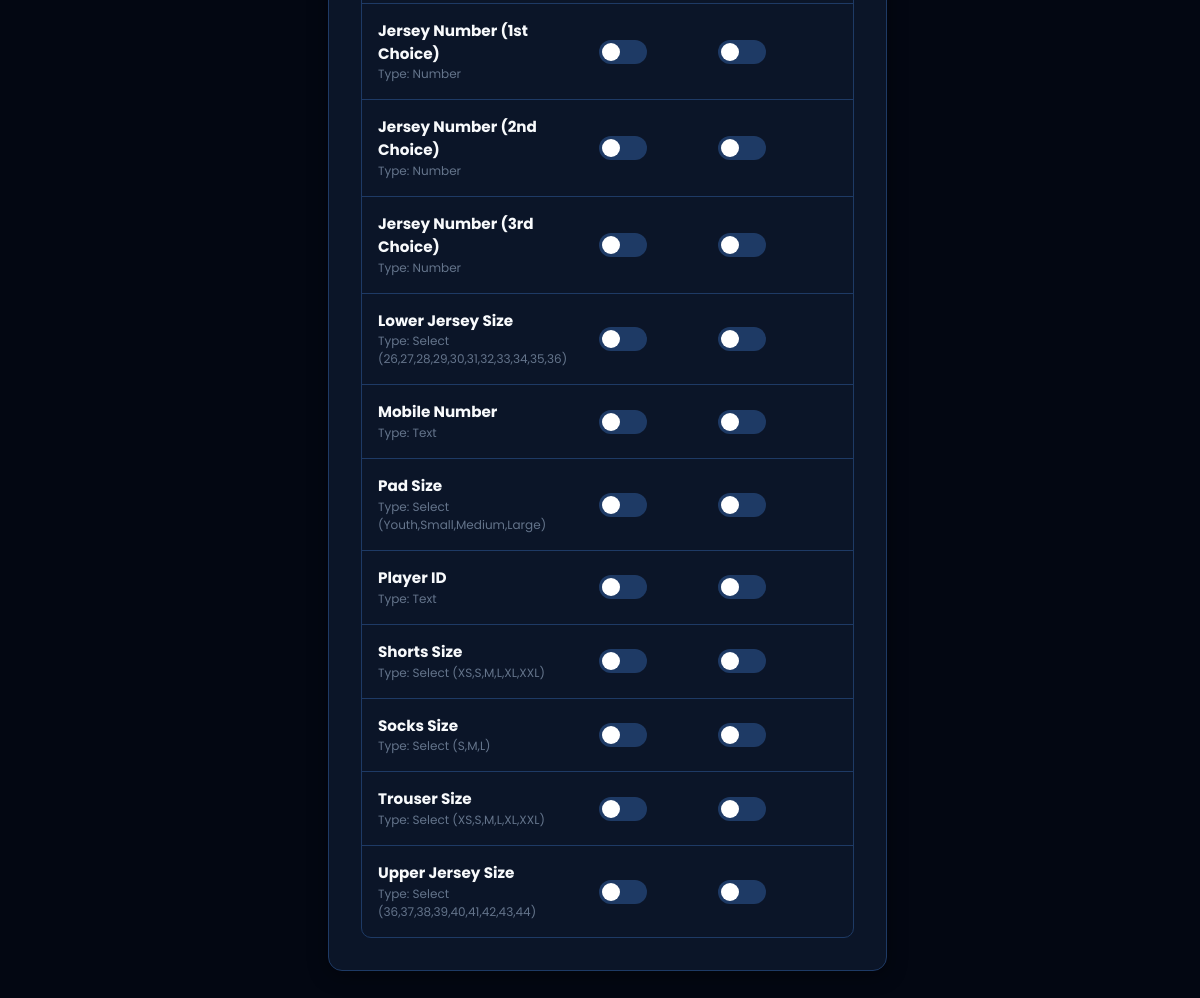
Before: /admin/form_edit.php (signed in, lower part) with the older database file.
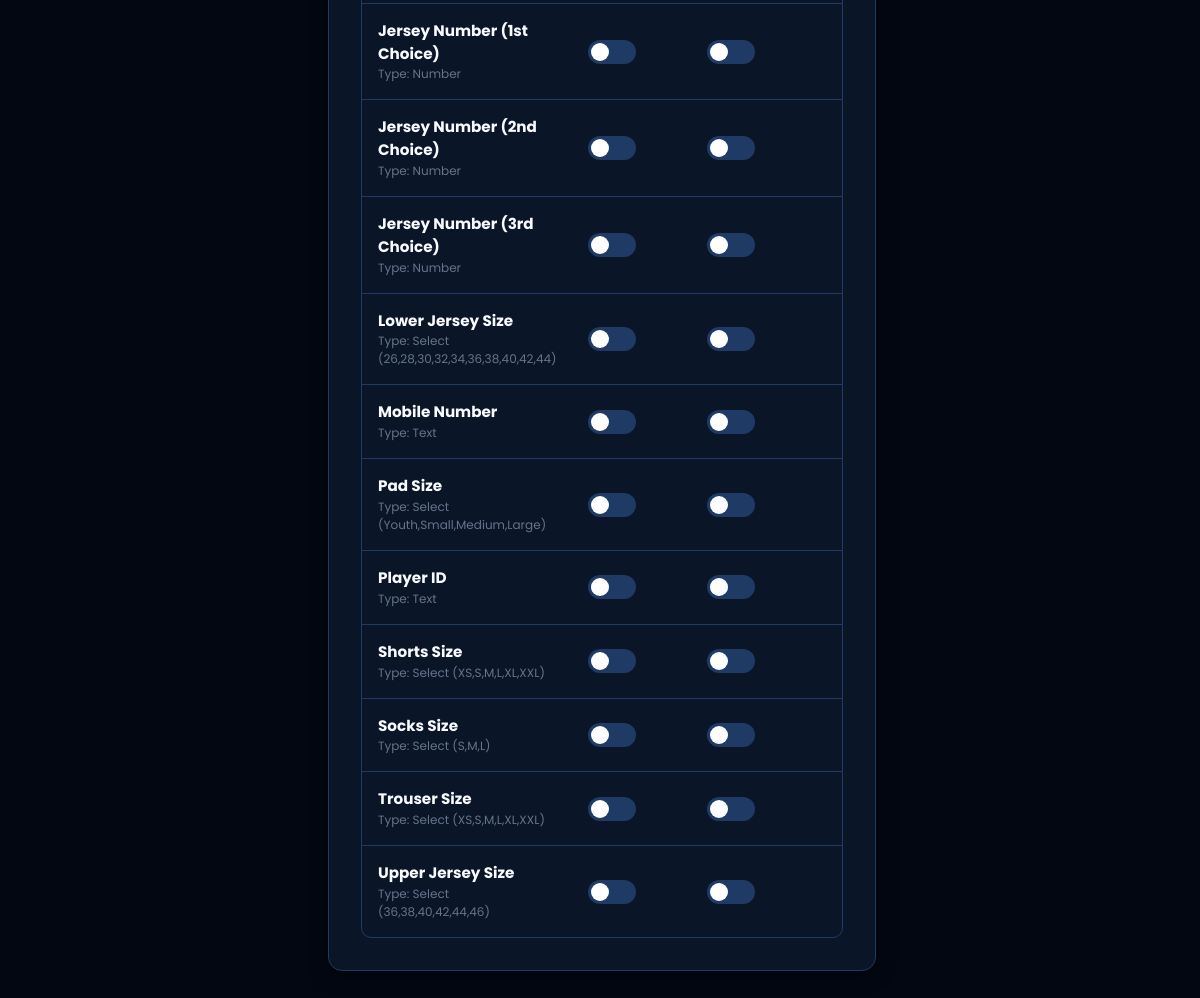
After: the same page with the newer database file.
### tables this page shows
CREATE TABLE IF NOT EXISTS `field_catalog` (
  `field_key` VARCHAR(50) PRIMARY KEY,
  `field_label` VARCHAR(100) NOT NULL,
  `field_type` VARCHAR(20) NOT NULL,
  `options_list` VARCHAR(255) NULL
);

### admin/form_edit.php (the view, shortened to what this page needs)
<?php
$db = get_db_connection();
$catalog = [];
$res = $db->query("SELECT * FROM `field_catalog` ORDER BY `field_label` ASC");
if ($res) {
    while ($row = $res->fetch_assoc()) {
        $catalog[] = $row;
    }
}
?>
<!DOCTYPE html>
<html lang="en">
<head>
    <link rel="stylesheet" href="../assets/css/style.css">
</head>
<body>
<div class="app-container">
    <main class="main-content">
        <form method="POST">
            <div style="display: grid; grid-template-columns: 2fr 1fr; gap: 2rem;">
                <div style="display: flex; flex-direction: column; gap: 2rem;">
                    <div class="card">
                        <div class="table-responsive">
                            <table class="table">
                                <tbody>
                                    <?php foreach ($catalog as $field) :
                                        ?>
                                        <tr>
                                            <td>
                                                <strong><?php echo htmlspecialchars($field['field_label']); ?></strong>
                                                <div style="font-size: 0.75rem; color: var(--text-muted);">
                                                    Type: <?php echo htmlspecialchars(ucfirst($field['field_type'])); ?>
                                                    <?php echo $field['options_list'] ? '(' . htmlspecialchars($field['options_list']) . ')' : ''; ?>
                                                </div>
                                            </td>
                                            <td>
                                                <label class="switch">
                                                    <span class="slider"></span>
                                                </label>
                                            </td>
                                            <td>
                                                <label class="switch">
                                                    <span class="slider"></span>
                                                </label>
                                            </td>
                                        </tr>
                                    <?php endforeach; ?>
                                </tbody>
                            </table>
                        </div>
                    </div>
                </div>
                <div style="display: flex; flex-direction: column; gap: 2rem;">
                </div>
            </div>
        </form>
    </main>
</div>
</body>
</html>

### assets/css/style.css (style rules this page uses)
:root { --font-sans: 'Poppins', -apple-system, BlinkMacSystemFont, "Segoe UI", Roboto, sans-serif; --font-heading: 'Barlow Condensed', var(--font-sans); --bg-app: #030712; --bg-surface: #0b1528; --bg-surface-hover: #12223f; --border-color: #1e3a65; --border-glow: rgba(0, 102, 255, 0.25); --primary: #e11d48; --primary-hover: #f43f5e; --primary-glow: rgba(225, 29, 72, 0.4); --secondary: #0056b3; --secondary-hover: #0066ff; --accent-blue: #0066ff; --accent-yellow: #eab308; --text-primary: #f8fafc; --text-secondary: #94a3b8; --text-muted: #64748b; --success: #10b981; --success-glow: rgba(16, 185, 129, 0.15); --danger: #ef4444; --danger-glow: rgba(239, 68, 68, 0.15); --warning: #f59e0b; --warning-glow: rgba(245, 158, 11, 0.15); --radius-sm: 6px; --radius-md: 10px; --radius-lg: 14px; --transition-fast: 0.15s ease; --transition-normal: 0.25s cubic-bezier(0.4, 0, 0.2, 1); }
* { box-sizing: border-box; margin: 0; padding: 0; }
body { background-color: var(--bg-app); color: var(--text-primary); font-family: var(--font-sans); line-height: 1.5; overflow-x: hidden; transition: background-color var(--transition-normal), color var(--transition-normal); }
.app-container { display: flex; min-height: 100vh; }
.main-content { flex: 1; margin-left: 280px; padding: 2.5rem 3rem; max-width: 1400px; width: calc(100% - 280px); }
.card { background: var(--bg-surface); border: 1px solid var(--border-color); border-radius: var(--radius-lg); padding: 2rem; box-shadow: 0 4px 20px rgba(0, 0, 0, 0.4); position: relative; overflow: hidden; transition: transform var(--transition-normal), border-color var(--transition-normal), box-shadow var(--transition-normal); }
.card::before { content: ''; position: absolute; top: 0; left: 0; right: 0; height: 4px; background: linear-gradient(90deg, var(--primary) 50%, var(--accent-blue) 50%); }
.switch { position: relative; display: inline-block; width: 48px; height: 24px; }
.slider { position: absolute; cursor: pointer; top: 0; left: 0; right: 0; bottom: 0; background-color: var(--border-color); transition: .4s; border-radius: 24px; }
.slider:before { position: absolute; content: ""; height: 18px; width: 18px; left: 3px; bottom: 3px; background-color: white; transition: .4s; border-radius: 50%; }
.table-responsive { overflow-x: auto; border-radius: var(--radius-md); border: 1px solid var(--border-color); }
.table { width: 100%; border-collapse: collapse; text-align: left; font-size: 0.95rem; }
.table td { padding: 1rem; border-bottom: 1px solid var(--border-color); color: var(--text-primary); }
.table tr:last-child td { border-bottom: none; }

Changed rows visible on the page:
changed field_catalog "Lower Jersey Size": options_list "26,27,28,29,30,31,32,33,34,35,36" → "26,28,30,32,34,36,38,40,42,44"
changed field_catalog "Upper Jersey Size": options_list "36,37,38,39,40,41,42,43,44" → "36,38,40,42,44,46"
